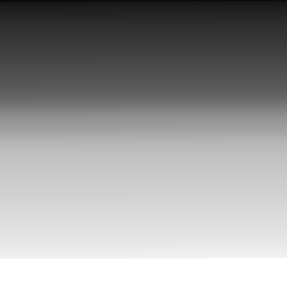
#> input picture TP1/resources/img1_tp.png, 287 x 288 px
$ jupyter execute part_ii.ipynb
#> lines starting #> are read from the running program, lines starting #| are printed output that depends on the picture; after the words box and inside, x2 and y2 are one past the last pixel; in counts of white or black regions, pixels touching at a corner belong together
### TP1/utils/image_show.py
import cv2 as cv
import numpy as np
from matplotlib import pyplot as plt


# [5 lines left out: function cv_image_show, not called in this run]


def pyplot_image_show(image):

    if len(image.shape) == 2:
        # Imagen en escala de grises
        plt.imshow(image, cmap='gray')
    else:
        # Imagen a color
        plt.imshow(cv.cvtColor(image, cv.COLOR_BGR2RGB))

    plt.axis('off')  # Oculta los ejes
    plt.show()


# [41 lines left out: functions cv_image_compare, pyplot_image_compare, not called in this run]


def pyplot_bgr_image_channels(img_color):

    b, g, r = cv.split(img_color)
    fig, axs = plt.subplots(1, 3, figsize=(15, 5))

    axs[0].imshow(b, cmap='gray')
    axs[0].set_title('Blue Channel')

    axs[1].imshow(g, cmap='gray')
    axs[1].set_title('Green Channel')

    axs[2].imshow(r, cmap='gray')
    axs[2].set_title('Red Channel')

    plt.tight_layout()
    plt.show()


def pyplot_hsv_image_channels(img_color):

    img_HSV = cv.cvtColor(img_color, cv.COLOR_BGR2HSV)
    h, s, v = cv.split(img_HSV)
    fig, axs = plt.subplots(1, 3, figsize=(15, 5))

    axs[0].imshow(h, cmap='gray')
    axs[0].set_title('Hue Channel')

    axs[1].imshow(s, cmap='gray')
    axs[1].set_title('Saturation Channel')

    axs[2].imshow(v, cmap='gray')
    axs[2].set_title('Value Channel')

    plt.tight_layout()
    plt.show()

### TP1/utils/graph_plot.py
from mpl_toolkits.mplot3d import Axes3D
from matplotlib import cm
from matplotlib import colors
import cv2 as cv
import matplotlib.pyplot as plt
import numpy as np


def histogram_3D_hsv_plot(img_color):

    img_HSV = cv.cvtColor(img_color, cv.COLOR_BGR2HSV)

    #c1, c2, c3 = cv.split(imgRGB)
    h, s, v = cv.split(img_HSV)

    fig = plt.figure()
    axis = fig.add_subplot(1, 1, 1, projection="3d")

    imgRGB = cv.cvtColor(img_color, cv.COLOR_BGR2RGB)
    pixel_colors = imgRGB.reshape((np.shape(imgRGB)[0]*np.shape(imgRGB)[1], 3))
    norm = colors.Normalize(vmin=-1.,vmax=1.)
    norm.autoscale(pixel_colors)
    pixel_colors = norm(pixel_colors).tolist()

    axis.scatter(h.flatten(), s.flatten(), v.flatten(), facecolors=pixel_colors, marker=".")
    axis.set_xlabel("Hue")
    axis.set_ylabel("Saturation")
    axis.set_zlabel("Value")
    plt.show()

    return h, s, v


def histogram_bgr_plot(img_color):

    fig, axs = plt.subplots(1, 3, figsize=(15, 5))

    b, g, r = cv.split(img_color)

    hist1,bins1 = np.histogram(b.ravel(),256,[0,256])
    hist2,bins2 = np.histogram(g.ravel(),256,[0,256])
    hist3,bins3 = np.histogram(r.ravel(),256,[0,256])

    axs[0].set_title("Blue")
    axs[0].plot(hist1, color='blue', label='Blue')
    axs[1].set_title("Green")
    axs[1].plot(hist2, color='green', label='Green')
    axs[2].set_title("Red")
    axs[2].plot(hist3, color='red', label='Red')

    plt.tight_layout()
    plt.show()


def histogram_hsv_plot(img_color):
    img_HSV = cv.cvtColor(img_color, cv.COLOR_BGR2HSV)
    h, s, v = cv.split(img_HSV)

    fig, axs = plt.subplots(1, 3, figsize=(15, 5))

    # Colormap for channels
    #cmap_hue = plt.get_cmap('hsv')
    cmap_hue = plt.get_cmap('gray')
    cmap_saturation = plt.get_cmap('gray')
    cmap_value = plt.get_cmap('gray')

    hist1, bins1 = np.histogram(h.ravel(), 180, [0, 180])
    hist2, bins2 = np.histogram(s.ravel(), 256, [0, 256])
    hist3, bins3 = np.histogram(v.ravel(), 256, [0, 256])

    # Hue
    axs[0].bar(range(180), hist1, color=cmap_hue((np.arange(180) / 180.0)), alpha=0.7, label='Hue')
    axs[0].set_title("Hue")
    axs[0].set_facecolor('#db9f5a')  # Light orange background

    # Saturation
    axs[1].bar(range(256), hist2, color=cmap_saturation((np.arange(256) / 256.0)), alpha=0.7, label='Saturation')
    axs[1].set_title("Saturation")
    axs[1].set_facecolor('#db9f5a')  # Light orange background

    # Value
    axs[2].bar(range(256), hist3, color=cmap_value((np.arange(256) / 256.0)), alpha=0.7, label='Value')
    axs[2].set_title("Value")
    axs[2].set_facecolor('#db9f5a')  # Light orange background

    plt.tight_layout()
    plt.show()

### TP1/part_ii.ipynb
# TP 1

### Alumno: Javier Villagra

## Parte 2

[cell 1]
# %matplotlib inline

import numpy as np
import cv2 as cv
import matplotlib.pyplot as plt

# Librerías propias
from utils import pixel_operators
from utils import image_show
from utils import graph_plot

1. Para las imágenes img1_tp.png y img2_tp.png leerlas con OpenCV en escala de grises y visualizarlas.

[cell 2]
img1_tp_img = cv.imread('resources/img1_tp.png', cv.IMREAD_GRAYSCALE)
#> img1_tp_img is the input picture: shape (288, 287); min 2, max 255, mean 154.8
img2_tp_img = cv.imread('resources/img2_tp.png', cv.IMREAD_GRAYSCALE)
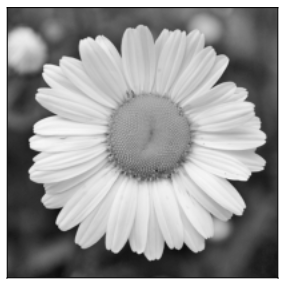
#> input picture TP1/resources/img2_tp.png, 287 x 288 px
#> img2_tp_img is the input picture: shape (288, 287); min 2, max 255, mean 154.8

[cell 3]
image_show.pyplot_image_show(img1_tp_img)
image_show.pyplot_image_show(img2_tp_img)

2. Elija el numero de bins que crea conveniente y grafique su histograma, compare los histogramas entre si. Explicar lo que se observa, si tuviera que entrenar un modelo de clasificación/detección de imágenes, considera que puede ser de utilidad tomar como ‘features’ a los histogramas?

[cell 4]
fig, axs = plt.subplots(1, 2, figsize=(10, 5))

hist1,bins1 = np.histogram(img1_tp_img.ravel(),256,[0,256])
#> hist1 = 256 values, max 8400 at index 255, min 0 at index 0, mean 322.9; bins1 = 257 values from 0 to 256
hist2,bins2 = np.histogram(img2_tp_img.ravel(),256,[0,256])
#> hist2 has the same summary as hist1; bins2 = 257 values from 0 to 256

axs[0].set_title('Grayscale')
axs[0].plot(hist1)

axs[1].set_title('Flower')
axs[1].plot(hist2)

plt.tight_layout()
plt.show()
#> figure, not shown here; panel 1: curve peaks at x = 255, y = 8400; panel 2: curve peaks at x = 255, y = 8400

Se generó un histograma para cada imágen. Ya que ambas imágenes fueron cargadas como escala de grises, solo cuentan con un único canal, y es el cual fue tomado para realizar el histograma. Se tomaron 256 bins, uno por cada valor de intensidad posible.

Ambas imágenes presentan el mismo histograma, por lo que los histogramas unidimensionales no están brindando ninguna información valiosa a fin de poder diferenciar, por ejemplo, una flor de una simple escala de grises.

 3. Para la imagen segmentacion.png analice el histograma de los canales RGB. Segmente algunos de los elementos presentes en la imagen (agua, cielo, tierra) y muestre, aplicando mascaras, las regiones en imágenes separadas.

[cell 5]
segmentacion_img = cv.imread('resources/segmentacion.png')
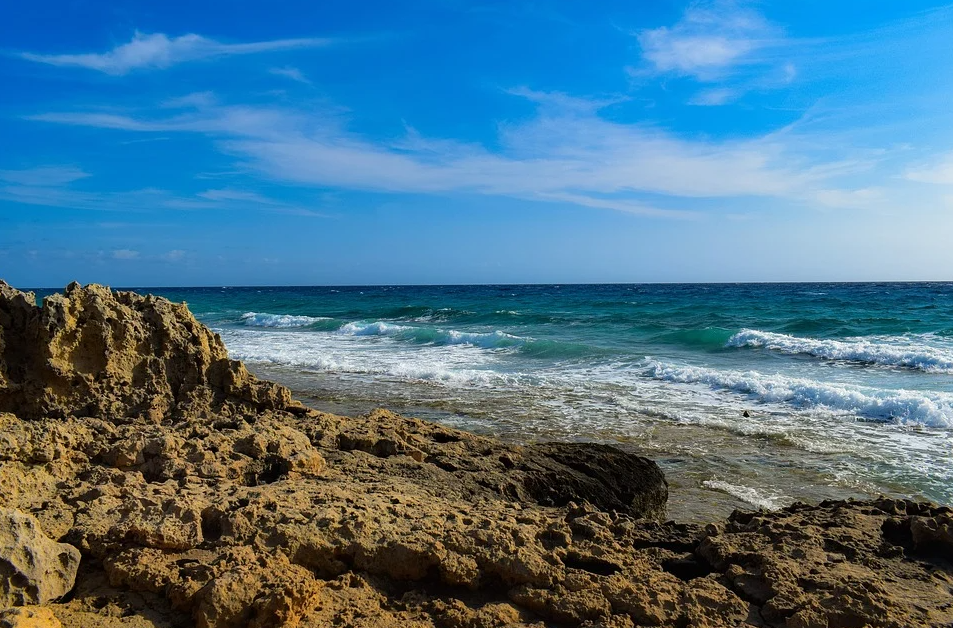
#> input picture TP1/resources/segmentacion.png, 953 x 628 px
#> segmentacion_img is the input picture: shape (628, 953, 3); mean B, G, R 139, 116.4, 76.1
image_show.pyplot_image_show(segmentacion_img)

[cell 6]
# Grafica un histograma bgr para la imagen a segmentar
graph_plot.histogram_bgr_plot(segmentacion_img)
#> in histogram_bgr_plot, `b, g, r = cv.split(img_color)`:
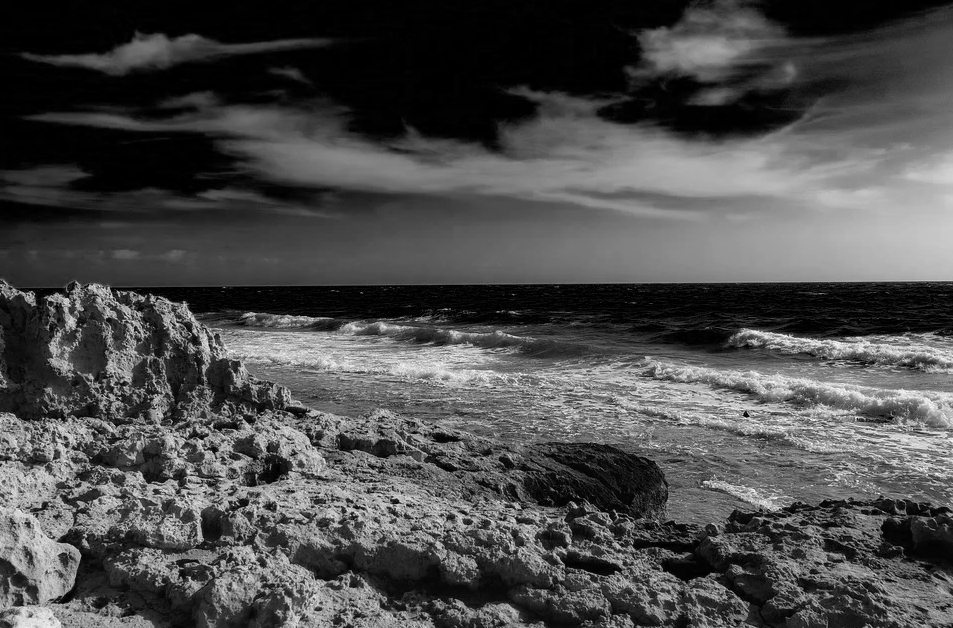
#> r: shape (628, 953); min 0, max 255, mean 76.1
#> in histogram_bgr_plot, `hist1,bins1 = np.histogram(b.ravel(),256,[0,256])`: hist1 = 256 values, max 22983 at index 0, min 108 at index 254, mean 2337.8; bins1 = 257 values from 0 to 256
#> in histogram_bgr_plot, `hist2,bins2 = np.histogram(g.ravel(),256,[0,256])`: hist2 = 256 values, max 8300 at index 125, min 18 at index 254, mean 2337.8; bins2 = 257 values from 0 to 256
#> in histogram_bgr_plot, `hist3,bins3 = np.histogram(r.ravel(),256,[0,256])`: hist3 = 256 values, max 37866 at index 0, min 0 at index 252, mean 2337.8; bins3 = 257 values from 0 to 256

# Grafica cada canal bgr por separado empleando la imagen
image_show.pyplot_bgr_image_channels(segmentacion_img)

La segmentación a partir de la separación de canales B, G y R no resulta tan evidente. Luego del análisis del histograma y de las imágenes generadas a partir de la intensidad en cada canal, BGR no se perfila como una buena estrategia de segmentación.

A fin de realizar una correcta segmentación, se empleará el espacio de color HSV.

[cell 7]
# %matplotlib widget
h, s, v = graph_plot.histogram_3D_hsv_plot(segmentacion_img)
#> in histogram_3D_hsv_plot, `img_HSV = cv.cvtColor(img_color, cv.COLOR_BGR2HSV)`: img_HSV: shape (628, 953, 3); mean H, S, V 70.1, 153.6, 153.9
#> in histogram_3D_hsv_plot, `h, s, v = cv.split(img_HSV)`:
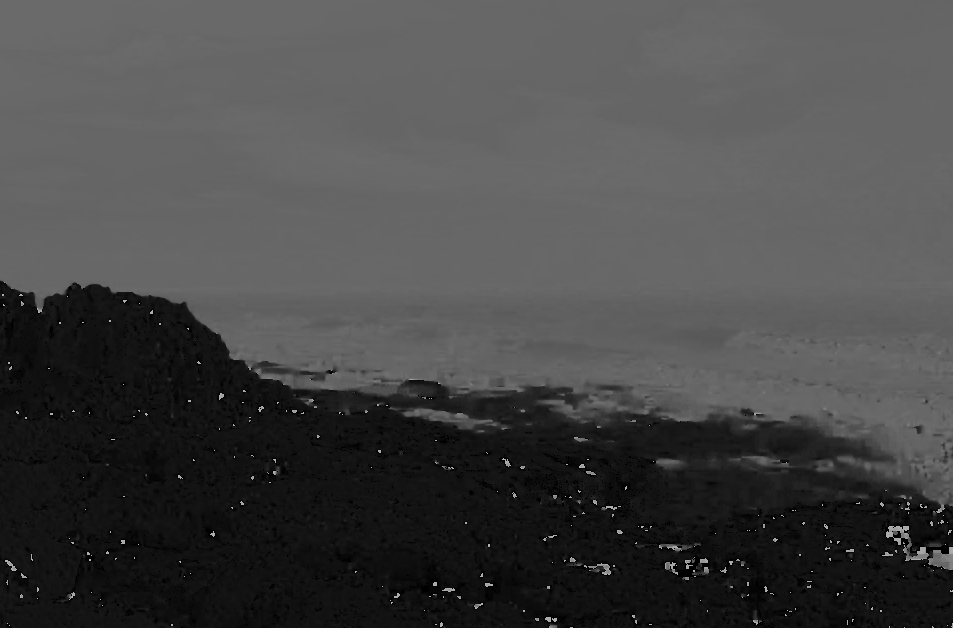
#> h: shape (628, 953); min 0, max 179, mean 70.1
#> in histogram_3D_hsv_plot, `h, s, v = cv.split(img_HSV)`:
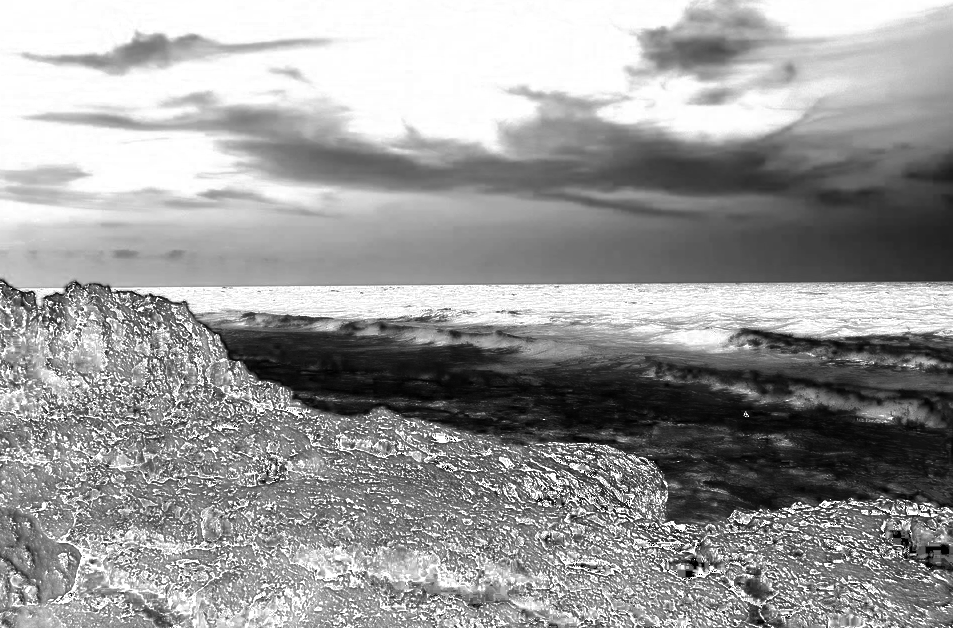
#> s: shape (628, 953); min 0, max 255, mean 153.6
#> in histogram_3D_hsv_plot, `h, s, v = cv.split(img_HSV)`:
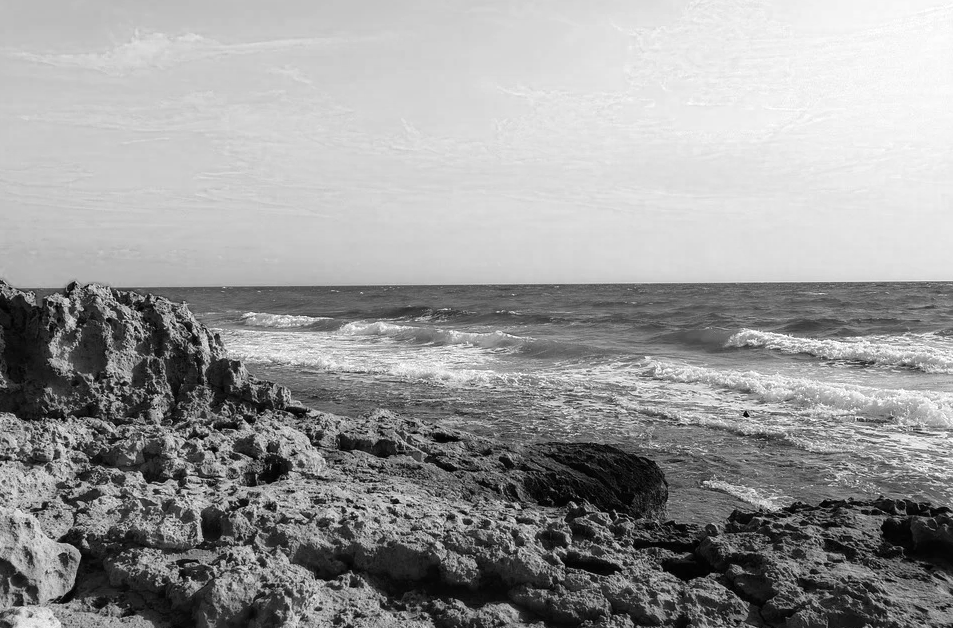
#> v: shape (628, 953); min 0, max 255, mean 153.9
#> in histogram_3D_hsv_plot, `pixel_colors = norm(pixel_colors).tolist()`: pixel_colors = 598484 items
#> in histogram_3D_hsv_plot, `plt.show()`:
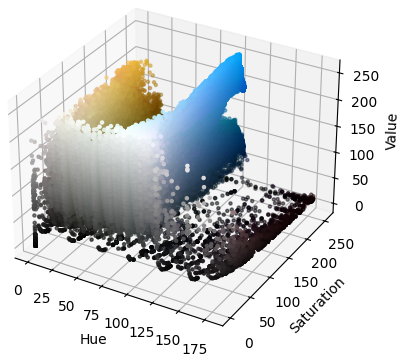
#> figure drawn by matplotlib, 1 panel

Desde otro ángulo, se puede ver en el gráfico lo siguiente:

<div>

</div>

Observando la gráfica desde esta perspectiva, se puede apreciar que el modo HSV es un muy buen candidato para realizar la segmentación. A continuación se analiza cada canal HSV por separado a fin de generar una máscara apropiada.

[cell 8]
# Grafica un histograma hsv para la imagen a segmentar
graph_plot.histogram_hsv_plot(segmentacion_img)
#> in histogram_hsv_plot, `hist1, bins1 = np.histogram(h.ravel(), 180, [0, 180])`: hist1 = 180 values, max 85141 at index 103, min 0 at index 119, mean 3324.9; bins1 = 181 values from 0 to 180
#> in histogram_hsv_plot, `hist2, bins2 = np.histogram(s.ravel(), 256, [0, 256])`: hist2 = 256 values, max 60617 at index 255, min 17 at index 1, mean 2337.8; bins2 = 257 values from 0 to 256
#> in histogram_hsv_plot, `hist3, bins3 = np.histogram(v.ravel(), 256, [0, 256])`: hist3 = 256 values, max 8674 at index 204, min 112 at index 1, mean 2337.8; bins3 = 257 values from 0 to 256
#> in histogram_hsv_plot, `plt.show()`:
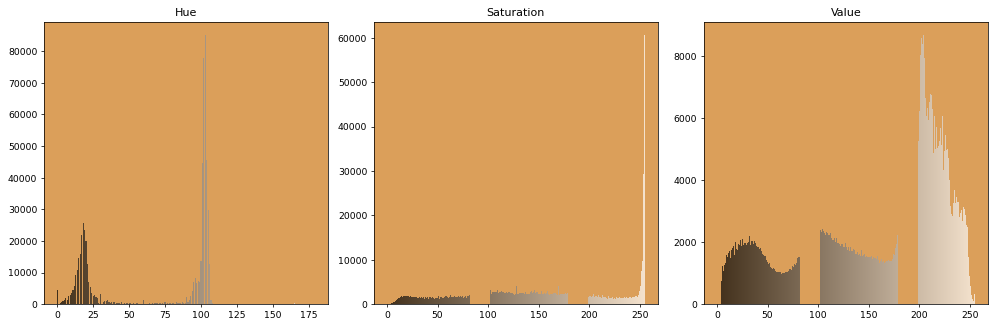
#> figure drawn by matplotlib, 3 panels; panel 1: tallest bar 85141 high, from x = 102.6 to 103.4; panel 2: tallest bar 60617 high, from x = 254.6 to 255.4; panel 3: tallest bar 8674 high, from x = 203.6 to 204.4

# Grafica cada canal hsv por separado empleando la imagen
image_show.pyplot_hsv_image_channels(segmentacion_img)

Vemos que los canales H y V pueden ser de gran utilidad para reconocer las regiones en la imagen. No ocurre lo mismo con el canal S, ya que se observan casi todas las intensidades en cada una de las tres regiones.

Para cada región:

Tierra: Hue (0-50) | Saturation (0-255) | Value (0-200)

Agua: Hue (100-180) | Saturation (0-255) | Value (100-200)

Cielo: Hue (100-180) | Saturation (0-255) | Value (170-255)

Se aplican estos criterios a una máscara para identificar las regiones.

[cell 9]
segmentacion_img_hsv = cv.cvtColor(segmentacion_img, cv.COLOR_BGR2HSV)

mask_sky = cv.inRange(segmentacion_img_hsv, (100, 0, 170), (180, 255, 255))
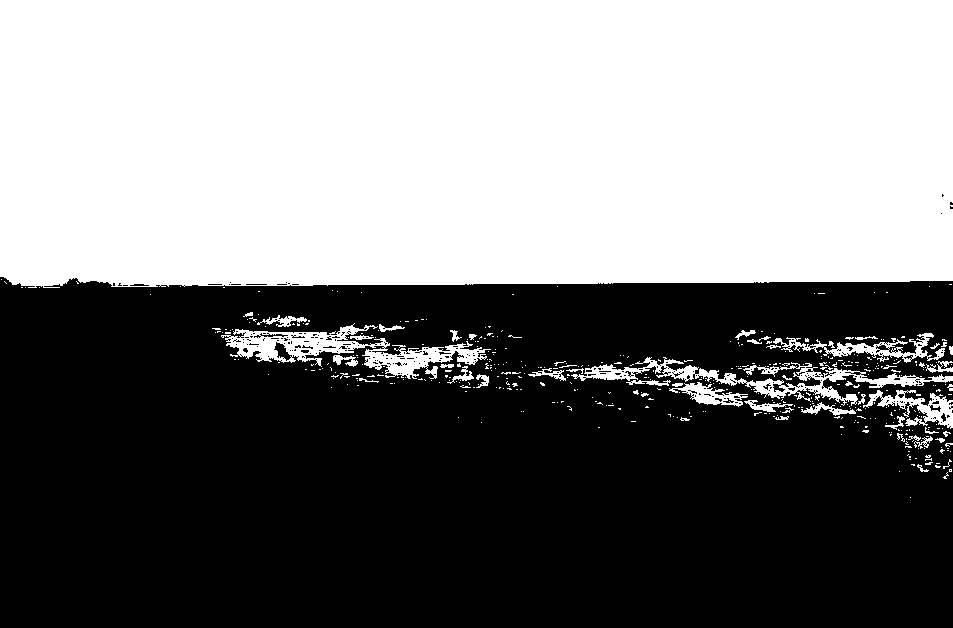
#> mask_sky: shape (628, 953); 47.9% white; 457 white regions (406 under 20 px), largest, box (x1, y1, x2, y2) and area: (0, 0, 953, 288) 270459, (221, 323, 491, 379) 4798, (571, 357, 953, 406) 3785
mask_sea = cv.inRange(segmentacion_img_hsv, (50, 0, 0), (110, 255, 170))
#> mask_sea: shape (628, 953); 12.1% white; 688 white regions (632 under 20 px), largest, box (x1, y1, x2, y2) and area: (0, 277, 953, 378) 52278, (543, 366, 953, 445) 7766, (230, 356, 419, 397) 2881
mask_ground = cv.inRange(segmentacion_img_hsv, (0, 0, 0), (50, 255, 200))
#> mask_ground: shape (628, 953); 37% white; 40 white regions (32 under 20 px), largest, box (x1, y1, x2, y2) and area: (0, 281, 953, 628) 221054, (259, 361, 277, 368) 67, (264, 368, 288, 373) 66

# Aplico máscaras
sky_segmentacion_img = cv.bitwise_and(segmentacion_img, segmentacion_img, mask=mask_sky)
sea_segmentacion_img = cv.bitwise_and(segmentacion_img, segmentacion_img, mask=mask_sea)
ground_segmentacion_img = cv.bitwise_and(segmentacion_img, segmentacion_img, mask=mask_ground)
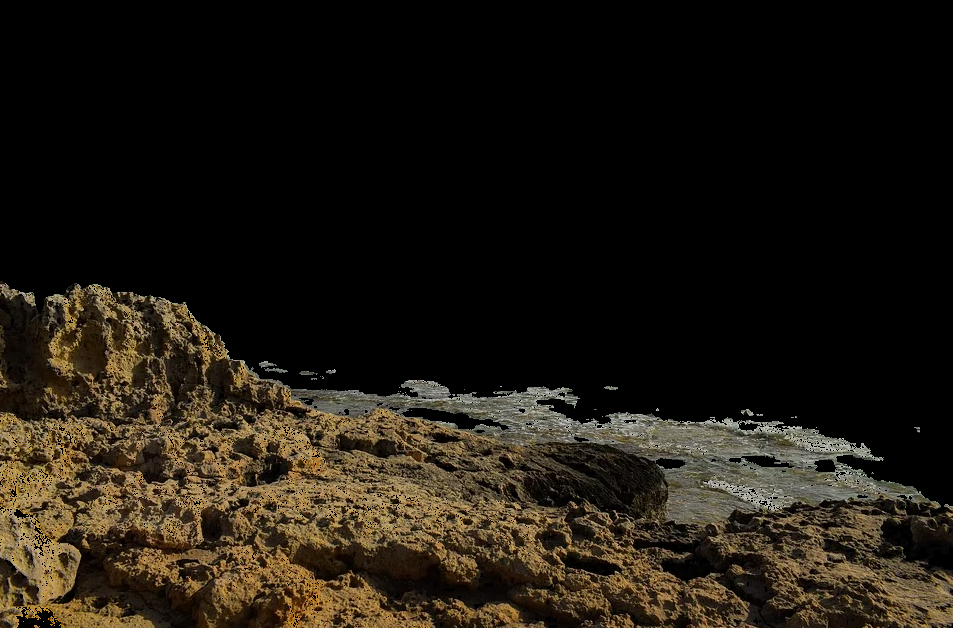
#> ground_segmentacion_img: shape (628, 953, 3); mean B, G, R 17.4, 26.1, 31.7

image_show.pyplot_image_show(sky_segmentacion_img)
image_show.pyplot_image_show(sea_segmentacion_img)
image_show.pyplot_image_show(ground_segmentacion_img)
